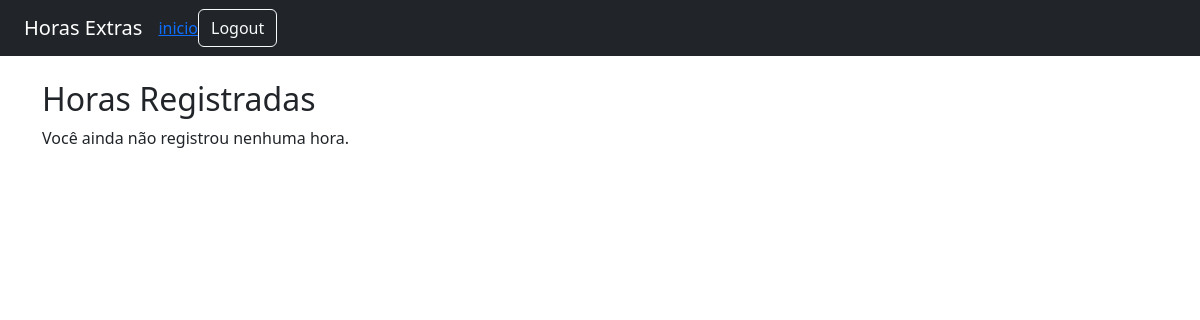
The page /consulta/ (signed in) on the database as committed earlier.
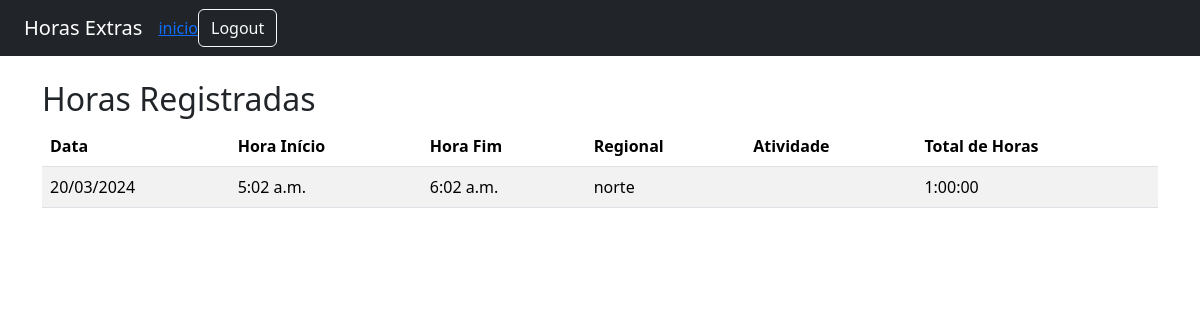
The same page on the database as committed later.
### core/models.py (models this page shows, shortened)
class RegistroHora(models.Model):
    funcionario = models.ForeignKey(User, on_delete=models.CASCADE, null=True, blank=True)
    regional = models.ForeignKey(Regional, on_delete=models.CASCADE)
    data = models.DateField()
    hora_inicio = models.TimeField()
    hora_fim = models.TimeField()

class Regional(models.Model):
    nome = models.CharField(max_length=100)

### core/views.py (the view)
# urls.py: path('consulta/', views.consultar_horas, name='registro_consultas'),
def consultar_horas(request):
    registros = RegistroHora.objects.filter(funcionario=request.user)
    for r in registros:
        if r.hora_inicio and r.hora_fim:
            inicio = datetime.combine(datetime.today(), r.hora_inicio)
            fim = datetime.combine(datetime.today(), r.hora_fim)
            duracao = fim - inicio
            r.total_horas = duracao
        else:
            r.total_horas = None
    return render(request, 'core/registro_consulta.html', {'registros': registros})

### core/Templates/core/registro_consulta.html
{% extends 'base.html' %}
{% block content %}
<h2>Horas Registradas</h2>
{% if registros %}
    <table class="table table-striped">
        <thead>
            <tr>
                <th>Data</th>
                <th>Hora Início</th>
                <th>Hora Fim</th>
                <th>Regional</th>
                <th>Atividade</th>
                <th>Total de Horas</th>
            </tr>
        </thead>
        <tbody>
            {% for registro in registros %}
            <tr>
                <td>{{ registro.data|date:"d/m/Y" }}</td>
                <td>{{ registro.hora_inicio }}</td>
                <td>{{ registro.hora_fim }}</td>
                <td>{{ registro.regional.nome }}</td>
                <td>{{ registro.atividade.descricao }}</td>
                <td>
                    {% if registro.total_horas %}
                        {{ registro.total_horas }}
                    {% else %}
                        N/A
                    {% endif %}
                </td>
            </tr>
            {% endfor %}
        </tbody>
    </table>
{% else %}
    <p>Você ainda não registrou nenhuma hora.</p>
{% endif %}
{% endblock %}

Rows that differ between the two databases and show on the page:
added RegistroHora: data "20/03/2024", hora_inicio "5:02 a.m.", hora_fim "6:02 a.m.", regional.nome "norte", total_horas "1:00:00"
Other text that changed with them:
text no longer shown: "Você ainda não registrou nenhuma hora."
text now shown: "Data Hora Início Hora Fim Regional Atividade Total de Horas"
